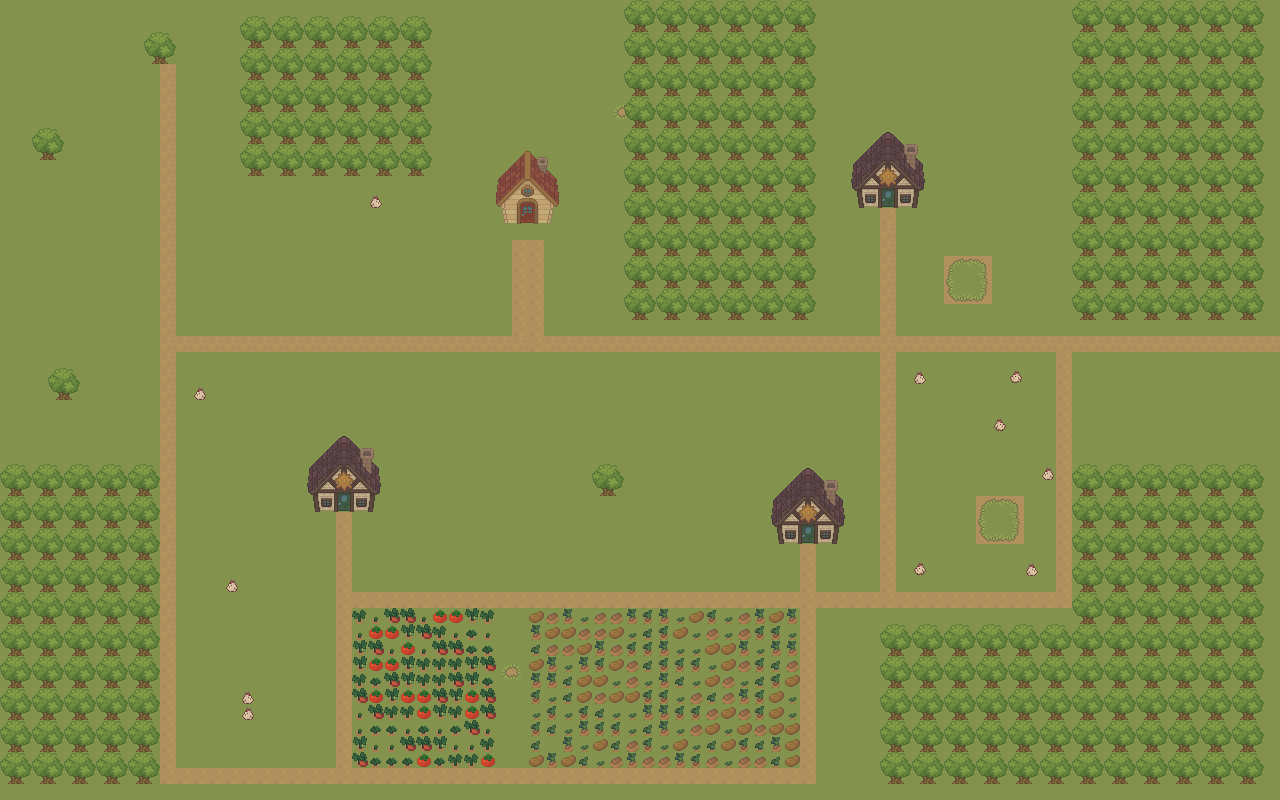

The image is a tile-based game level rendered from a .tmx file. Its description and source (layers, tilesets, objects; grid data summarised) follow:
An orthogonal 80x50 tile map with 16x16 px tiles, 2 tile layers (Tile Layer 1, Tile Layer 2) and 14 objects.

<map version="1.10" tiledversion="1.10.2" orientation="orthogonal" renderorder="right-down" width="80" height="50" tilewidth="16" tileheight="16" infinite="0" nextlayerid="4" nextobjectid="15">
 <tileset firstgid="1" source="farm.tsx" />
 <objectgroup id="2" name="Object Layer 1">
  <object id="1" x="239.804" y="16.5631" width="190.835" height="162.75" />
  <object id="2" x="144.027" y="33.1261" width="36.0066" height="31.6858" />
  <object id="3" x="33.8462" y="129.624" width="27.365" height="32.406" />
  <object id="4" x="47.5288" y="364.387" width="33.8462" height="41.7677" />
  <object id="5" x="1.44027" y="461.605" width="151.228" height="317.579" />
  <object id="6" x="307.497" y="427.039" width="70.573" height="86.4159" />
  <object id="7" x="489.69" y="140.426" width="74.8938" height="81.375" />
  <object id="8" x="622.915" y="2.88053" width="189.395" height="313.978" />
  <object id="9" x="847.596" y="126.023" width="79.9347" height="79.9347" />
  <object id="10" x="756.86" y="463.045" width="87.1361" height="80.6549" />
  <object id="11" x="881.443" y="625.075" width="383.831" height="158.429" />
  <object id="12" x="1071.56" y="463.766" width="192.275" height="159.149" />
  <object id="13" x="1075.16" y="-1.44027" width="185.074" height="320.459" />
  <object id="14" x="583.308" y="460.165" width="45.3684" height="38.8872" />
 </objectgroup>
 <layer id="1" name="Tile Layer 1" width="80" height="50">
  <data>[4000 cells, 4000 non-empty, 16 distinct tile ids]</data>
 </layer>
 <layer id="3" name="Tile Layer 2" width="80" height="50">
  <data>[4000 cells, 1541 non-empty, 68 distinct tile ids]</data>
 </layer>
</map>
